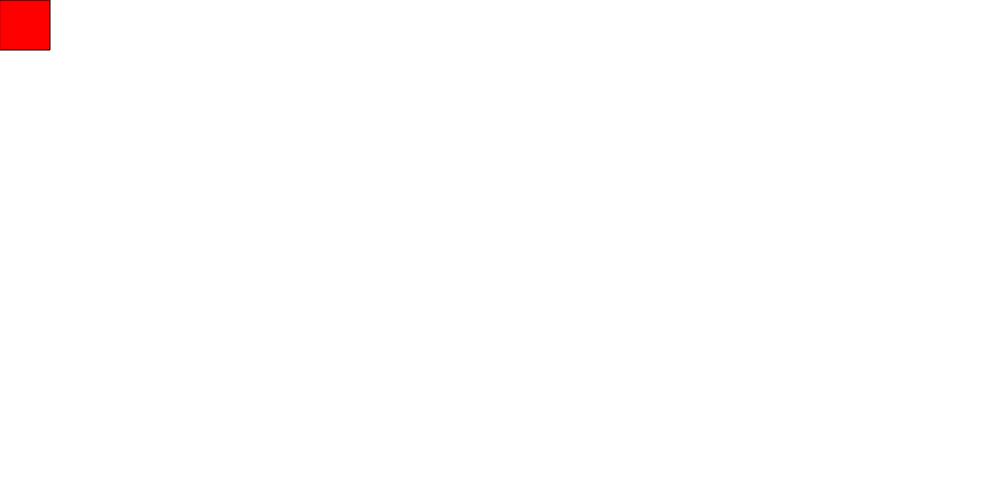
Frame 1 (no input)
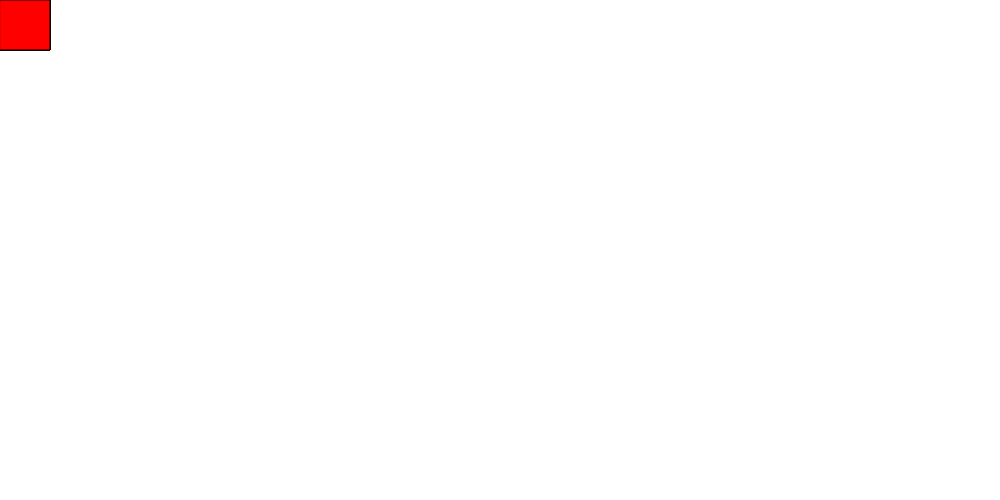
Frame 60 (no input)
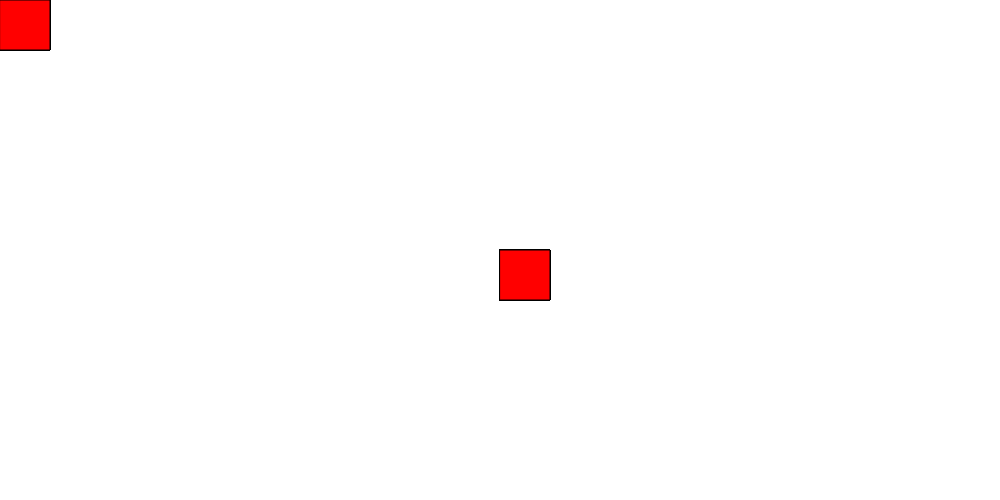
Frame 120 (the mouse pressed at the canvas centre since frame 60)

The p5.js sketch that drew these frames (run headless with seeded random() and noise() and a simulated clock; from frame 60 on, the mouse is pressed at the canvas centre):

// p5.js sketch
// ── sketch.js
function setup() {
  // put setup code here
  createCanvas(1000, 500);
}

function draw() {
  // put drawing code here
  fill(255, 0, 0)
  rect(mouseX, mouseY, 50, 50) ;
}
